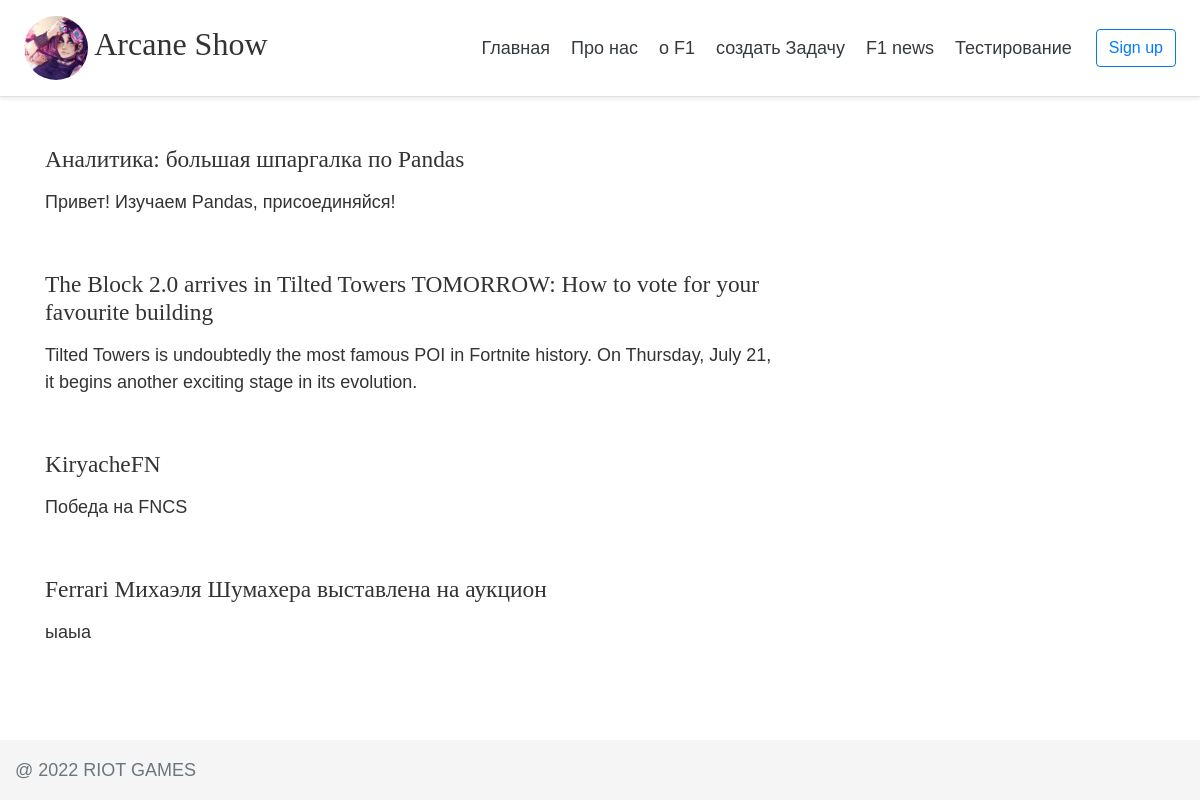
/article_page, run on the app's committed database.
### main/models.py (models this page shows, shortened)
class Article(models.Model):
    title = models.CharField(max_length=255)
    full_text = models.TextField()
    summary = models.CharField(max_length=255)
    category = models.CharField(max_length=255)
    pubdate = models.DateTimeField()
    slug= models.CharField(max_length=255, unique=True )
    class Meta:
        verbose_name="Статья"
        verbose_name_plural ="Статьи"
    def get_absolute_url(self):
        return reverse("article_page", kwargs={"slug":self.slug})

### main/views.py (the view)
# urls.py: path("article_page", views.test, name="articles"),
def test(request):
    Articles=Article.objects.order_by("-pubdate")
    return render(request, "main/test.html",{"article":Articles})

### main/templates/main/test.html (shortened to what this page needs)
{% extends "main/base.html" %}
{% load static %}
{% block content %}
        <div class="row">
    <div class="col-md-8 col-sm-12">
        <div class="article-list">
    {% if article %}
        {% for i in article %}
            <div class="article">
            <h2 class="article-title">
                <a href="{{i.get_absolute_url}}">{{ i.title }}</a>
            </h2>
            <p class="artical-summary" >{{ i.summary}}</p>
            </div>
        {% endfor %}
    {% endif %}
</div>
    </div>
            </div>
{% endblock %}

### main/templates/main/base.html (shortened to what this page needs)
{% load static %}
<!doctype html>
<html lang="ru">
<head>
    <link rel="stylesheet" href="https://stackpath.bootstrapcdn.com/bootstrap/4.5.0/css/bootstrap.min.css">
     <link href="{% static 'main/style3.css' %}" rel="stylesheet">
</head>
<body>
    <div class="d-flex flex-column flex-md-row align-items-center p-3 px-md-4 mb-3 bg-white border-bottom shadow-sm">
  <h5 class="my-0 mr-md-auto font-weight-normal" style="font-size: 2rem;font-family:'TimesNewRoman'; color:#333">
        <img class="aur" src="{% static 'img/avatar.jpeg' %}"/>
          Arcane Show</h5>
  <nav class="my-2 my-md-0 mr-md-3">
    <a class="p-2 text-dark" href="{% url "home"  %}">Главная</a>
    <a class="p-2 text-dark" href="{% url "about" %}">Про нас</a>
    <a class="p-2 text-dark" href="{% url "F1" %}">о F1</a>
      <a class="p-2 text-dark" href="{% url "create" %}">создать Задачу</a>
      <a class="p-2 text-dark" href="https://f1news.ru">F1 news</a>
       <a class="p-2 text-dark" href="{% url "articles" %}">Тестирование</a>
  </nav>
  <a class="btn btn-outline-primary" href="#">Sign up</a>
    </div>
    <div class="container">
         {% block content %}{% endblock %}
</div>
 <footer class="footer">
           <div class="container1">
               <span class="text-muted">@ {% now "Y" %} RIOT GAMES</span>
           </div>
        </footer>
</body>
</html>

### main/static/main/style3.css (style rules this page uses)
body { font-size: 18px; color: #333; font-family: "Arial"; }
h1, h2, h3 { font-family:"TimesNewRoman"; }
h2 { margin-bottom:1rem; margin-top:2rem; font-size:1.3em; }
h4, h5, h6 { font-size:1em; }
.article { margin-bottom:3em }
h2.article-title { margin-bottom:0.2 }
h2.article-title a { text-decoration:none; color: #333 }
.aur { width:64px; clip-path: circle(32px at center); }
html { position: relative; min-height: 100%; }
body { margin-bottom:60px; }
.footer { position:absolute; bottom:0; width:100%; height:60px; line-height:60px; background-color:#f5f5f5; }
.container1 { width:auto; max-width:680px; padding: 0 15px }

### data on the page
Article: title "Аналитика: большая шпаргалка по Pandas", summary "Привет! Изучаем Pandas, присоединяйся!"
Article: title "The Block 2.0 arrives in Tilted Towers TOMORROW: How to vote for your favourite building", summary "Tilted Towers is undoubtedly the most famous POI in Fortnite history. On Thursday, July 21, it begins another exciting stage in its evolution."
Article: title "KiryacheFN", summary "Победа на FNCS"
Article: title "Ferrari Михаэля Шумахера выставлена на аукцион", summary "ыаыа"
